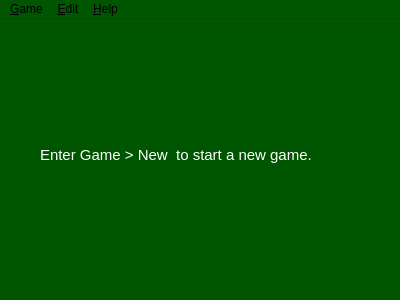
<?xml version="1.0" encoding="UTF-8"?>
<ui version="4.0">
 <class>GameBoard</class>
 <widget class="QMainWindow" name="GameBoard">
  <property name="geometry">
   <rect>
    <x>0</x>
    <y>0</y>
    <width>400</width>
    <height>300</height>
   </rect>
  </property>
  <property name="palette">
   <palette>
    <active>
     <colorrole role="Base">
      <brush brushstyle="SolidPattern">
       <color alpha="255">
        <red>255</red>
        <green>255</green>
        <blue>255</blue>
       </color>
      </brush>
     </colorrole>
     <colorrole role="Window">
      <brush brushstyle="SolidPattern">
       <color alpha="255">
        <red>0</red>
        <green>85</green>
        <blue>0</blue>
       </color>
      </brush>
     </colorrole>
    </active>
    <inactive>
     <colorrole role="Base">
      <brush brushstyle="SolidPattern">
       <color alpha="255">
        <red>255</red>
        <green>255</green>
        <blue>255</blue>
       </color>
      </brush>
     </colorrole>
     <colorrole role="Window">
      <brush brushstyle="SolidPattern">
       <color alpha="255">
        <red>0</red>
        <green>85</green>
        <blue>0</blue>
       </color>
      </brush>
     </colorrole>
    </inactive>
    <disabled>
     <colorrole role="Base">
      <brush brushstyle="SolidPattern">
       <color alpha="255">
        <red>0</red>
        <green>85</green>
        <blue>0</blue>
       </color>
      </brush>
     </colorrole>
     <colorrole role="Window">
      <brush brushstyle="SolidPattern">
       <color alpha="255">
        <red>0</red>
        <green>85</green>
        <blue>0</blue>
       </color>
      </brush>
     </colorrole>
    </disabled>
   </palette>
  </property>
  <property name="windowTitle">
   <string>CardGame</string>
  </property>
  <widget class="QWidget" name="centralWidget">
   <widget class="QLabel" name="label">
    <property name="geometry">
     <rect>
      <x>40</x>
      <y>80</y>
      <width>311</width>
      <height>111</height>
     </rect>
    </property>
    <property name="palette">
     <palette>
      <active>
       <colorrole role="WindowText">
        <brush brushstyle="SolidPattern">
         <color alpha="255">
          <red>255</red>
          <green>255</green>
          <blue>255</blue>
         </color>
        </brush>
       </colorrole>
       <colorrole role="Text">
        <brush brushstyle="SolidPattern">
         <color alpha="255">
          <red>255</red>
          <green>255</green>
          <blue>255</blue>
         </color>
        </brush>
       </colorrole>
       <colorrole role="ButtonText">
        <brush brushstyle="SolidPattern">
         <color alpha="255">
          <red>255</red>
          <green>255</green>
          <blue>255</blue>
         </color>
        </brush>
       </colorrole>
      </active>
      <inactive>
       <colorrole role="WindowText">
        <brush brushstyle="SolidPattern">
         <color alpha="255">
          <red>255</red>
          <green>255</green>
          <blue>255</blue>
         </color>
        </brush>
       </colorrole>
       <colorrole role="Text">
        <brush brushstyle="SolidPattern">
         <color alpha="255">
          <red>255</red>
          <green>255</green>
          <blue>255</blue>
         </color>
        </brush>
       </colorrole>
       <colorrole role="ButtonText">
        <brush brushstyle="SolidPattern">
         <color alpha="255">
          <red>255</red>
          <green>255</green>
          <blue>255</blue>
         </color>
        </brush>
       </colorrole>
      </inactive>
      <disabled>
       <colorrole role="WindowText">
        <brush brushstyle="SolidPattern">
         <color alpha="255">
          <red>120</red>
          <green>120</green>
          <blue>120</blue>
         </color>
        </brush>
       </colorrole>
       <colorrole role="Text">
        <brush brushstyle="SolidPattern">
         <color alpha="255">
          <red>120</red>
          <green>120</green>
          <blue>120</blue>
         </color>
        </brush>
       </colorrole>
       <colorrole role="ButtonText">
        <brush brushstyle="SolidPattern">
         <color alpha="255">
          <red>120</red>
          <green>120</green>
          <blue>120</blue>
         </color>
        </brush>
       </colorrole>
      </disabled>
     </palette>
    </property>
    <property name="font">
     <font>
      <pointsize>11</pointsize>
     </font>
    </property>
    <property name="text">
     <string>Enter Game &gt; New  to start a new game.</string>
    </property>
   </widget>
  </widget>
  <widget class="QMenuBar" name="menuBar">
   <property name="geometry">
    <rect>
     <x>0</x>
     <y>0</y>
     <width>400</width>
     <height>25</height>
    </rect>
   </property>
   <widget class="QMenu" name="menu_Game">
    <property name="title">
     <string>&amp;Game</string>
    </property>
    <widget class="QMenu" name="menu_New">
     <property name="title">
      <string>&amp;New</string>
     </property>
     <addaction name="action_Freecell"/>
     <addaction name="actionKlondike"/>
     <addaction name="action_Spider"/>
    </widget>
    <addaction name="menu_New"/>
    <addaction name="action_Redeal"/>
    <addaction name="actionPlayoff"/>
    <addaction name="actionE_xit"/>
   </widget>
   <widget class="QMenu" name="menu_Edit">
    <property name="title">
     <string>&amp;Edit</string>
    </property>
    <addaction name="action_Undo"/>
    <addaction name="actionUndo_All"/>
   </widget>
   <widget class="QMenu" name="menu_Help">
    <property name="title">
     <string>&amp;Help</string>
    </property>
    <addaction name="action_Rules"/>
    <addaction name="action_About"/>
   </widget>
   <addaction name="menu_Game"/>
   <addaction name="menu_Edit"/>
   <addaction name="menu_Help"/>
  </widget>
  <action name="action_Redeal">
   <property name="text">
    <string>&amp;Redeal</string>
   </property>
   <property name="shortcut">
    <string>Ctrl+R</string>
   </property>
  </action>
  <action name="actionE_xit">
   <property name="text">
    <string>E&amp;xit</string>
   </property>
  </action>
  <action name="action_Freecell">
   <property name="text">
    <string>&amp;Freecell</string>
   </property>
  </action>
  <action name="action_Undo">
   <property name="text">
    <string>&amp;Undo</string>
   </property>
   <property name="shortcut">
    <string>U</string>
   </property>
  </action>
  <action name="actionPlayoff">
   <property name="text">
    <string>&amp;Playoff</string>
   </property>
   <property name="shortcut">
    <string>P</string>
   </property>
  </action>
  <action name="action_About">
   <property name="enabled">
    <bool>true</bool>
   </property>
   <property name="text">
    <string>&amp;About</string>
   </property>
  </action>
  <action name="action_Rules">
   <property name="enabled">
    <bool>true</bool>
   </property>
   <property name="text">
    <string>&amp;Rules</string>
   </property>
  </action>
  <action name="actionUndo_All">
   <property name="enabled">
    <bool>true</bool>
   </property>
   <property name="text">
    <string>Undo&amp;All</string>
   </property>
  </action>
  <action name="actionKlondike">
   <property name="text">
    <string>&amp;Klondike</string>
   </property>
  </action>
  <action name="action_Spider">
   <property name="text">
    <string>&amp;Spider</string>
   </property>
  </action>
 </widget>
 <layoutdefault spacing="6" margin="11"/>
 <resources/>
 <connections/>
</ui>
